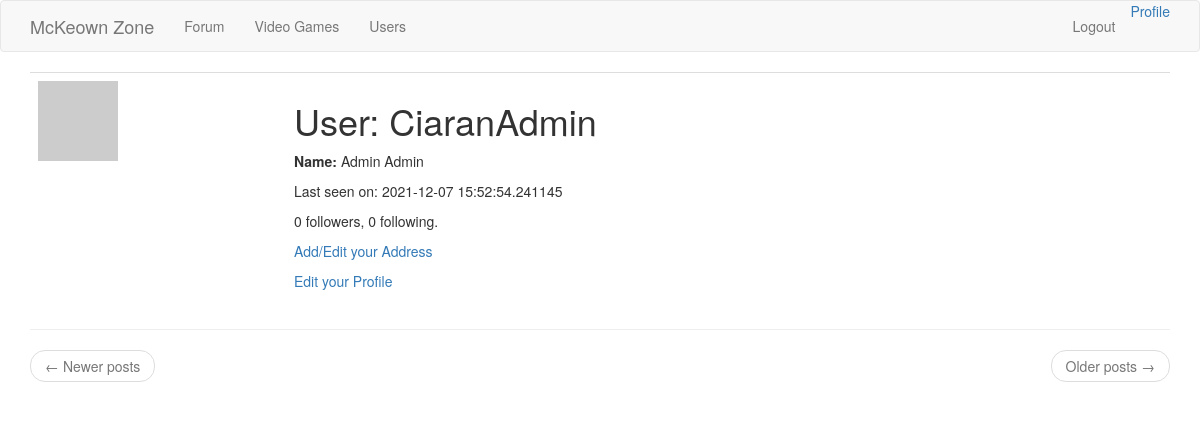
/user/CiaranAdmin (signed in), run on an earlier commit of the app's database.
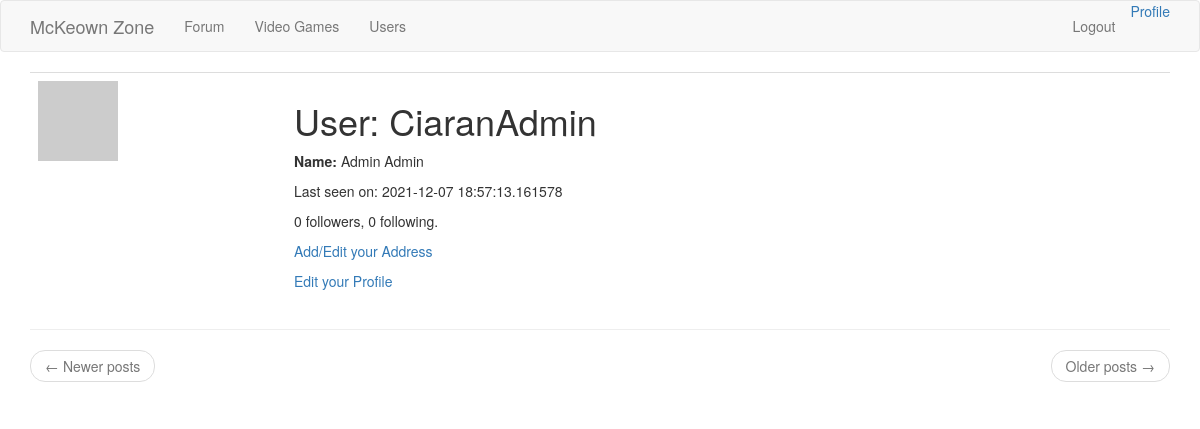
And on a later commit of the database.
### app/models.py (models this page shows, shortened)
class User(UserMixin, db.Model):
	id = db.Column(db.Integer, primary_key=True)
	username = db.Column(db.String(64), index=True, unique=True)
	first_name = db.Column(db.String(64))
	last_name = db.Column(db.String(64))
	email = db.Column(db.String(120), index=True, unique=True)
	password_hash = db.Column(db.String(128))
	posts = db.relationship('Post', backref='author', lazy='dynamic')
	about_me = db.Column(db.String(140))
	last_seen = db.Column(db.DateTime, default= datetime.utcnow)
	Address_id = db.Column(db.Integer, db.ForeignKey('address.id', ondelete='CASCADE'))
	is_admin = db.Column(db.Boolean, default=False)
	followed = db.relationship(
		'User',
		secondary=followers,
		primaryjoin = (followers.c.follower_id == id),
		secondaryjoin = (followers.c.followed_id == id),
		backref= db.backref('followers', lazy='dynamic'),
		lazy='dynamic')
	def avatar(self, size):
		digest = md5(self.email.lower().encode('utf-8')).hexdigest()
		return 'https://www.gravatar.com/avatar/{}?d=identicon&s={}'.format(digest, size)

### app/routes.py (the view)
@app.route('/user/<username>')
@login_required
def user(username):
	user = User.query.filter_by(username=username).first_or_404()
	page = request.args.get('page', 1, type=int)
	posts = user.posts.order_by(Post.timestamp.desc()).paginate(
		page, app.config['POSTS_PER_PAGE'], False)
	next_url = url_for('user', username=user.username, page = posts.next_num) if posts.has_next else None
	prev_url = url_for('user', username=user.username, page = posts.prev_num) if posts.has_prev else None
	form = EmptyForm()
	return render_template('user.html', user=user, posts=posts.items, form=form, next_url=next_url, prev_url=prev_url)

### app/models.py (called while the page is built)
@login.user_loader
def load_user(id):
	return User.query.get(int(id));

### app/routes.py (called while the page is built)
@app.before_request
def before_request():
	if current_user.is_authenticated:
		current_user.last_seen = datetime.utcnow()
		db.session.commit()

### app/templates/user.html (shortened to what this page needs)
{% extends "base.html" %}
{% block app_content %}
    <table class="table table-hover">
        <tr valign="top">
            <td width="256px"><img src="{{ user.avatar(256) }}"></td>
            <td>
                <h1>User: {{ user.username }}</h1>
                <p><b>Name:  </b>{{ user.first_name}}  {{user.last_name}}</p>
                {% if user.last_seen %}<p>Last seen on: {{ user.last_seen }}</p>{% endif %}
                <p>{{ user.followers.count() }} followers, {{ user.followed.count() }} following.</p>
                {% if user == current_user %}
                <p><a href="{{ url_for('edit_address') }}">Add/Edit your Address</a></p>
                {% endif %}
                {% if user == current_user %}
                	<p><a href="{{ url_for('edit_profile') }}">Edit your Profile</a></p>
                {% elif not current_user.is_following(user) %}
                	<p><form action="{{url_for('follow', username=user.username) }}", method="post">
                		{{ form.hidden_tag() }}
                		{{ form.submit(value="Follow") }}
                	</form></p>
                {% else %}
                	<p><form action="{{url_for('unfollow', username=user.username) }}", method="post">
                		{{ form.hidden_tag() }}
                		{{ form.submit(value="Unfollow") }}
                	</form></p>
                {% endif %}
            </td>
        </tr>
    </table>
    <hr>
    <nav aria-label="...">
        <ul class="pager">
            <li class="previous{% if not prev_url %} disabled{% endif %}">
                <a href="{{ prev_url or '#' }}">
                    <span aria-hidden="true">&larr;</span> Newer posts
                </a>
            </li>
            <li class="next{% if not next_url %} disabled{% endif %}">
                <a href="{{ next_url or '#' }}">
                    Older posts <span aria-hidden="true">&rarr;</span>
                </a>
            </li>
        </ul>
    </nav>
{% endblock %}

What changed in the data, as far as the page shows it:
changed User "CiaranAdmin": last_seen "2021-12-07 15:52:54.241145" → "2021-12-07 18:57:13.161578"
